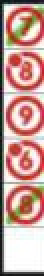
#> input picture Detect_circle_count_each_row/patches/patch_00.jpg, 22 x 138 px (shown 2 times larger)
$ python mark.py
#> lines starting #> are read from the running program, lines starting #| are printed output that depends on the picture; after the words box and inside, x2 and y2 are one past the last pixel; in counts of white or black regions, pixels touching at a corner belong together
import cv2
import numpy as np

image = cv2.imread('patches/patch_00.jpg')
#> image is the input picture: shape (138, 22, 3); mean B, G, R 150.2, 157.8, 198.1
cv2.imshow("Original.jpg", image)

result = image.copy()

image = cv2.cvtColor(image, cv2.COLOR_BGR2HSV)
#> image: shape (138, 22, 3); mean H, S, V 61.7, 77.2, 200.9

# lower boundary RED color range values; Hue (0 - 10)
lower1 = np.array([0, 100, 20])
upper1 = np.array([10, 255, 255])

# upper boundary RED color range values; Hue (160 - 180)
lower2 = np.array([160, 100, 20])
upper2 = np.array([179, 255, 255])

lower_mask = cv2.inRange(image, lower1, upper1)
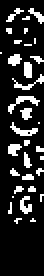
#> lower_mask: shape (138, 22) (shown 2 times larger); 15.9% white in thin lines or dots, all inside (x1, y1, x2, y2) = (0, 4, 22, 112)
upper_mask = cv2.inRange(image, lower2, upper2)
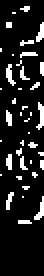
#> upper_mask: shape (138, 22) (shown 2 times larger); 12.2% white in thin lines or dots, all inside (x1, y1, x2, y2) = (0, 3, 22, 112)

full_mask = lower_mask + upper_mask;
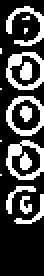
#> full_mask: shape (138, 22) (shown 2 times larger); 28.1% white; 16 white regions (6 under 20 px), largest, box (x1, y1, x2, y2) and area: (3, 70, 22, 90) 154, (3, 26, 22, 45) 152, (3, 48, 22, 68) 140

result = cv2.bitwise_and(result, result, mask=full_mask)
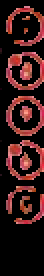
#> result: shape (138, 22, 3) (shown 2 times larger); mean B, G, R 23.4, 23.8, 53

cv2.imshow('mask.jpg', full_mask)
cv2.imshow('result.jpg', result)

cv2.waitKey(0)
cv2.destroyAllWindows()
